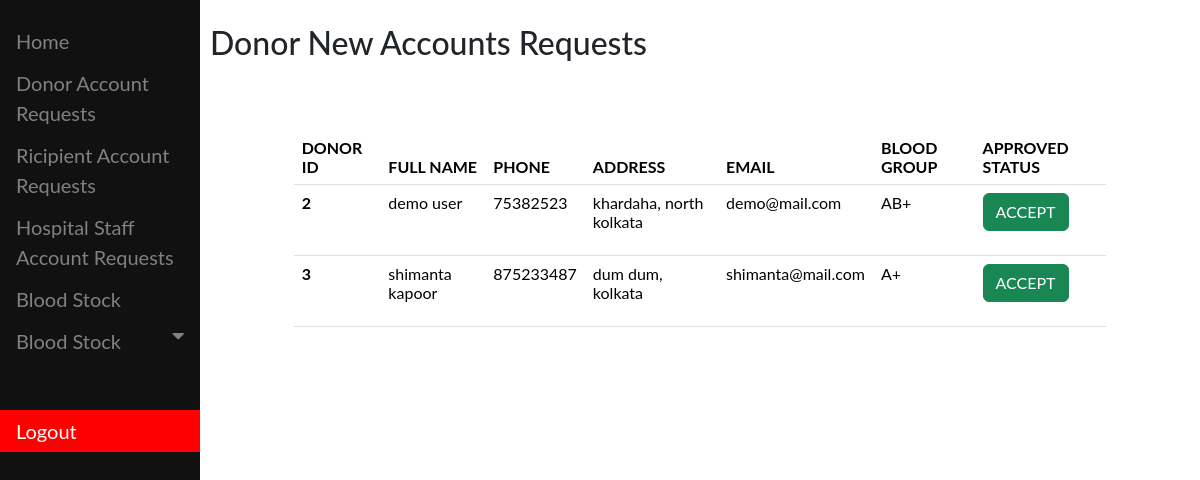
/bank_admin/donor_requets/ (signed in), run on an earlier commit of the app's database.
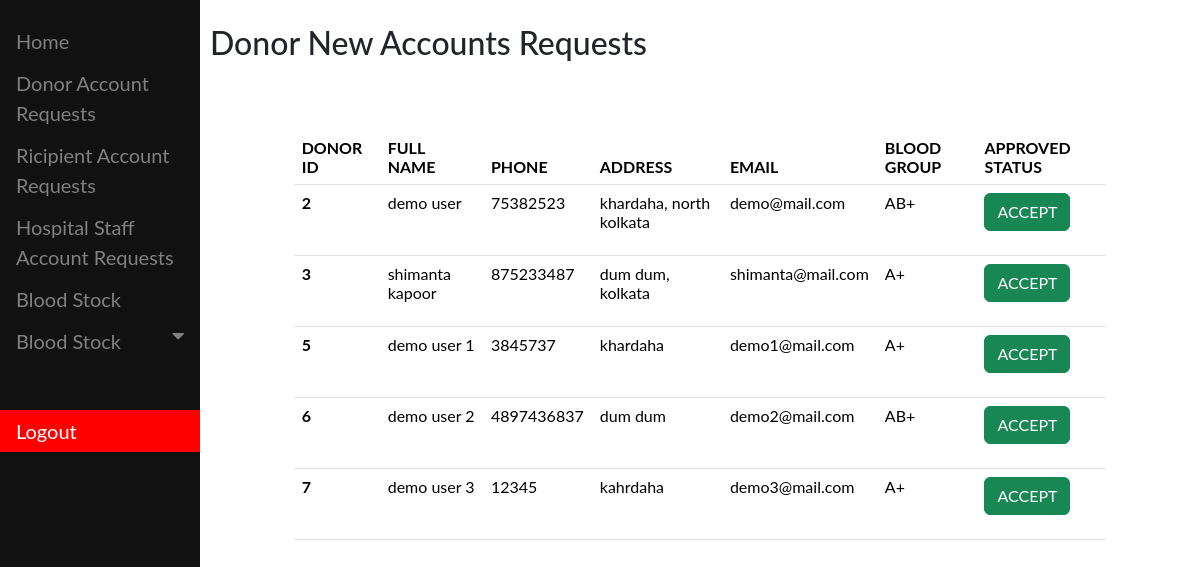
And on a later commit of the database.
### core/models.py (models this page shows, shortened)
class User(AbstractBaseUser, PermissionsMixin):
    first_name = models.CharField(max_length=15)
    last_name = models.CharField(max_length=15)
    email = models.EmailField(max_length=200, unique=True)
    address = models.TextField(null=True)
    phone = models.BigIntegerField(null=True, unique=True)
    status = models.BooleanField(default=False)
    is_donor = models.BooleanField(default=False, null=True)
    is_receipient = models.BooleanField(default=False, null=True)
    is_hospital_stff = models.BooleanField(null=True,default=False)
    blood_group = models.ForeignKey(Bloodstock, on_delete=models.CASCADE, null=True)
    is_manager = models.BooleanField(default=False, null=True)
    is_active = models.BooleanField(default=True)
    is_staff = models.BooleanField(default=False)
    is_superuser = models.BooleanField(default=False)
    objects = UserManager()
    USERNAME_FIELD = "email"
    REQUIRED_FIELDS = ["first_name", "last_name"]

class Bloodstock(models.Model):
    blood_type = models.CharField(max_length=5)
    quantity = models.IntegerField()
    def __str__(self):
        return self.blood_type

### bloodbank/views.py (the view)
# urls.py: path("donor_requets/",DonorRequestView,name="donor_new_requests"),
def DonorRequestView(request):
    user = request.user
    if user.is_authenticated:
        if user.is_superuser:
            user = User.objects.filter(is_donor=True, status=False)
            return render(
                request, "dashboard/donor_requests.html", context={"donor": user}
            )
        else:
            return HttpResponse("not an admin!")
    else:
        return redirect("/bank_admin/")

### bloodbank/templates/dashboard/donor_requests.html (shortened to what this page needs)
{% extends "base_bank.html" %}
{% block bank_sidebar %}
<div class="main">
  <h2>Donor New Accounts Requests</h2>
  <div class="row">
    <div class="col-1"></div>
    <div class="col-10">
      <br>
      <br>
        <table class="table">
            <thead>
              <tr>
                <th scope="col">DONOR ID</th>
                <th scope="col">FULL NAME</th>
                <th scope="col">PHONE</th>
                <th scope="col">ADDRESS</th>
                <th scope="col">EMAIL</th>
                <th scope="col">BLOOD GROUP</th>
                <th scope="col">APPROVED STATUS</th>
              </tr>
            </thead>
            <tbody>
                {% for x in donor %}
              <tr>
                <th scope="row">{{x.id}}</th>
                <td>{{x.first_name}} {{x.last_name}}</td>
                <td>{{x.phone}}</td>
                <td>{{x.address}}</td>
                <td>{{x.email}}</td>
                <td>{{x.blood_group}}</td>
                <td>
                  <form action="{% url 'approve_donor' %}" method="post">
                    <button type="submit" class="btn btn-success">ACCEPT</button>
                  </form>
                </td>
              </tr>
              {% endfor %}
            </tbody>
          </table>
    </div>
    <div class="col-1"></div>
</div>
</div>
{% endblock %}

### bloodbank/templates/base_bank.html
{% include "bank_sidebar.html" %}
{% block bank_sidebar %}
{% endblock %}

### bloodbank/templates/bank_sidebar.html (shortened to what this page needs)
<link href="https://cdn.jsdelivr.net/npm/bootstrap@5.3.2/dist/css/bootstrap.min.css" rel="stylesheet">
<link rel="stylesheet" href="https://cdnjs.cloudflare.com/ajax/libs/font-awesome/4.7.0/css/font-awesome.min.css">
<div class="sidenav">
  <a href="{% url 'bank_dashboard' %}">Home</a>
  <a href="{% url 'donor_new_requests' %}">Donor Account Requests</a>
  <a href="{% url 'ricipient_new_requests' %}">Ricipient Account Requests</a>
  <a href="{% url 'hospital_new_requests' %}">Hospital Staff Account Requests</a>
  <a href="{% url 'blood_stock' %}">Blood Stock</a>
  <button class="dropdown-btn">Blood Stock
    <i class="fa fa-caret-down"></i>
  </button>
  <a href=""></a>
  <a href=""></a>
  <a href=""></a>
  <a href=""></a>
  <a href="{% url 'logout' %}" style="background-color: red;color: white;">Logout</a>
</div>

### bloodbank/templates/bank_sidebar.html (style rules this page uses)
.sidenav { height: 100%; width: 200px; position: fixed; z-index: 1; top: 0; left: 0; background-color: #111; overflow-x: hidden; padding-top: 20px; }
.sidenav a, .dropdown-btn { padding: 6px 8px 6px 16px; text-decoration: none; font-size: 20px; color: #818181; display: block; border: none; background: none; width: 100%; text-align: left; cursor: pointer; outline: none; }
.main { margin-left: 200px; font-size: 20px; padding: 0px 10px; }
.fa-caret-down { float: right; padding-right: 8px; }

What changed in the data, as far as the page shows it:
added User: id "5", first_name "demo", last_name "user 1", phone "3845737", address "khardaha", email "demo1@mail.com", blood_group "A+"
added User: id "6", first_name "demo", last_name "user 2", phone "4897436837", address "dum dum", email "demo2@mail.com", blood_group "AB+"
added User: id "7", first_name "demo", last_name "user 3", phone "12345", address "kahrdaha", email "demo3@mail.com", blood_group "A+"
